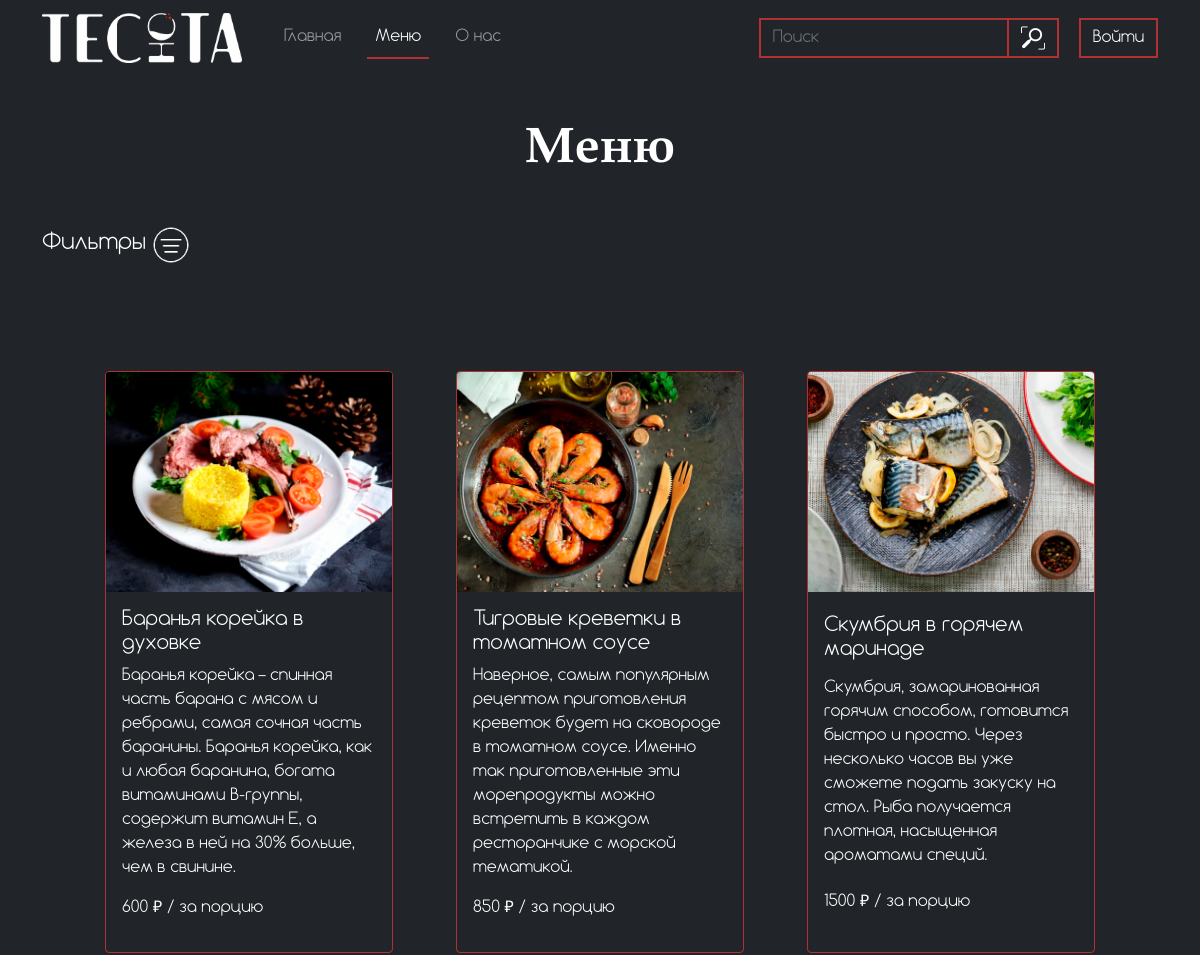
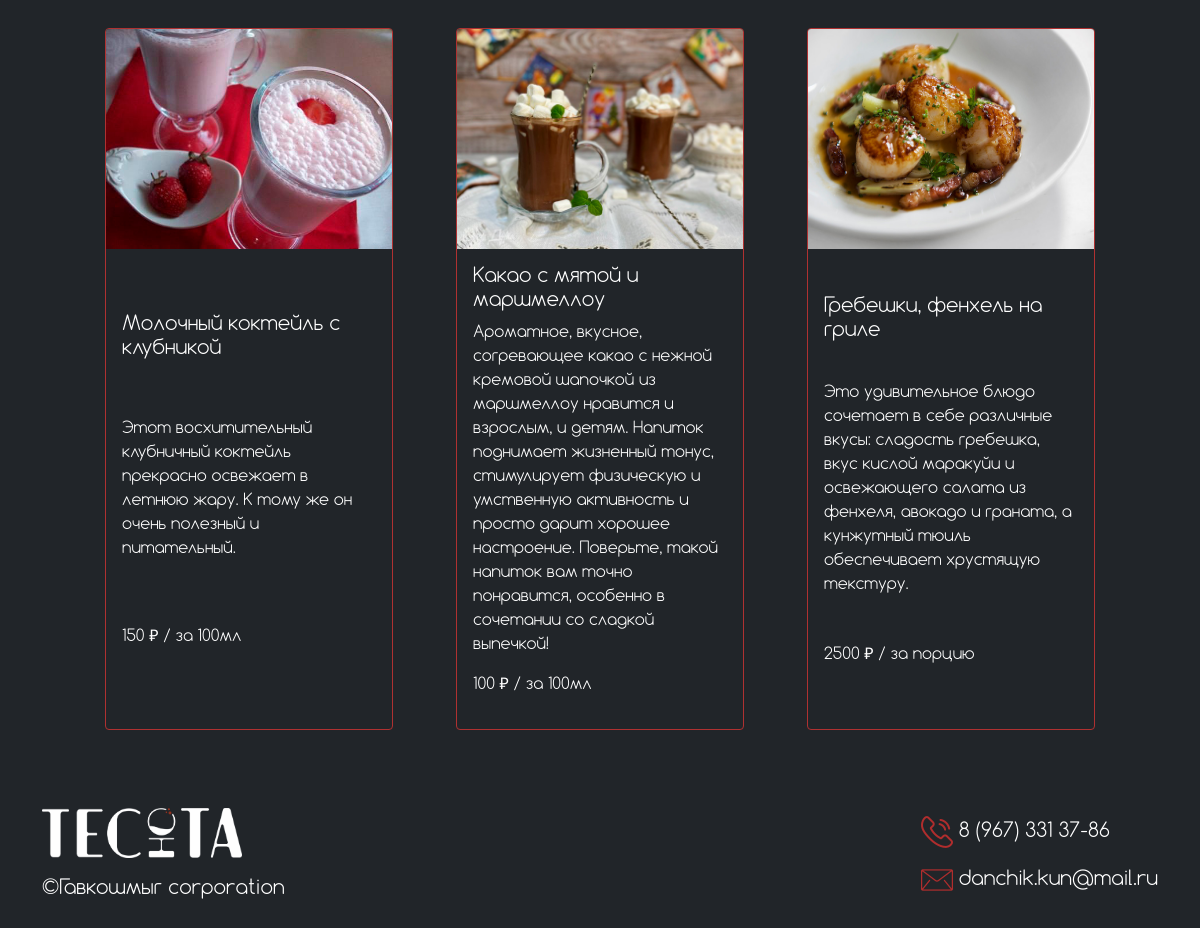
Screenshot of /output/menu with the database file from the repository (2 pictures, top to bottom).
### tables this page shows
CREATE TABLE `menu` (
  `id` int NOT NULL,
  `name` varchar(50) DEFAULT NULL,
  `img` varchar(500) DEFAULT NULL,
  `discription` varchar(500) DEFAULT NULL,
  `price` int DEFAULT NULL,
  `type` varchar(100) DEFAULT NULL
);

### output/menu.php (the view, shortened to what this page needs)
<!DOCTYPE html>
<html lang="ru">
<head>
    <link href="https://cdn.jsdelivr.net/npm/bootstrap@5.0.2/dist/css/bootstrap.min.css" rel="stylesheet">
    <link rel="stylesheet" href="../css/menu.css">
    <link rel="stylesheet" href="../css/style.css">
</head>
<body class="bg-dark">
<?php
  if(!$_SESSION['user'] && !$_SESSION['admin']){ ?>
    <header>
    <nav class="navbar navbar-expand-lg navbar-dark" id="navheader">
        <div class="container">
          <a class="navbar-brand" href="./index">
              <img src="../images/logo.png" class="img-fluid" style="width: 200px;" alt="">
            </a>
          <div class="collapse navbar-collapse" id="navbarSupportedContent">
            <ul class="navbar-nav me-auto mb-2 mb-lg-0">
              <li class="nav-item">
                <a class="nav-link" aria-current="page" href="./index">Главная</a>
              </li>
              <li class="nav-item">
                <a class="nav-link active" href="./menu">Меню</a>
              </li>
              <li class="nav-item">
                <a class="nav-link" href="./about_us">О нас</a>
              </li>
            </ul>
            <form class="d-flex" action="../output/search_res" method="GET">
                <input class="form-control me-2 search" style="width: 250px;" type="search" name="search" placeholder="Поиск" aria-label="Поиск">
                <button class="btn" style="margin-right: 20px; margin-left: -10px;" type="submit"><img src="../images/search.png" alt=""></button>
            </form>
            <button type="button" class="btn" data-bs-toggle="modal" data-bs-target="#exampleModalToggle">
                Войти
            </button>
          </div>
        </div>
      </nav>
  </header> <?
  }
?>
<section class="menu">
  <div class="container">
  <h1 style="text-align: center; font-size: 50px; margin-bottom: 50px">Меню</h1>
    <div class="sort">
      <div onclick="click4()" class="first-div-sort">
        <p>Фильтры</p>
        <img src="/images/filter.png" alt="">
      </div>
    </div>
    <div class="d-flex" style="flex-wrap: wrap; justify-content: space-evenly">
      <?
        require '../functions/connect.php';
        $sql = $connect->query("SELECT * FROM `menu`");
        while($row = $sql->fetch(PDO::FETCH_ASSOC)){
          ?>
            <div id="<?=$row['type']?>" class="card bg-dark" style="width: 18rem;">
              <img src="<?='/'.$row['img']?>" height="220px" class="card-img-top" alt="...">
              <div class="card-body card-style">
                <h5 class="card-title"><?=$row['name']?></h5>
                <p class="card-text"><?=$row['discription']?></p>
                <div style="display: flex;justify-content: space-between;align-items: baseline;">
                  <p class="card-price"><?=$row['price']?> ₽ / <?
                    if($row['type'] == 'drinks'){
                      echo 'за 100мл';
                    }else{
                      echo 'за порцию';
                    }
                  ?></p>
                </div>
              </div>
            </div>
          <?
        }
      ?>
    </div>
  </div>
</section>
<footer>
      <nav class="navbar footer_navbar navbar-light bg-dark">
        <div class="container">
          <li>
            <a class="navbar-brand" href="#"><img style="margin-bottom: 16px;" src="../images/logo.png" width="200px" alt=""></a>
            <p class="lead">©Гавкошмыг corporation</p>
          </li>
          <li>
            <p class="lead"><img src="../images/-.png" alt=""> 8 (967) 331 37-86</p>
            <p class="lead"><img src="../images/mail.png" alt="">  danchik.kun@mail.ru</p>
          </li>
        </div>
      </nav>
      </footer>
</body>
</html>

### css/menu.css (style rules this page uses)
* { list-style-type: none; margin: 0; padding: 0; }
h5 { color: white; }
.card { border: 1px #AF3131 solid; }
.menu { margin-top: 5vh; }
.card { position: relative; z-index: 2; }
.sort { color: white; }
.first-div-sort { display: flex; flex-direction: row; }
.first-div-sort p { font-size: 22.5px; }
.first-div-sort img { margin-left: 0.5vw; width: 38px; height: 38px; }
.card { margin-bottom: 30px; }
.card-style { display: flex; flex-direction: column; justify-content: space-evenly; }

### css/style.css (style rules this page uses)
* { list-style-type: none; margin: 0; padding: 0; font-family: 'Comfortaa'; }
.nav-link { margin-left: 1.5vw; }
.search { background-color: transparent; border: #AF3131 2px solid; border-radius: 0; }
.btn { background-color: transparent; border: #AF3131 2px solid; border-radius: 0; color: white; }
.form-control { background-color: transparent; color: white; border: #AF3131 2px solid; }
.active { border-bottom: #AF3131 2px solid; }
h1 { color: white; font-family: 'Book Antiqua Bold'; }
p { color: white; }
form { color: white; }
.footer_navbar { margin-top: 5vh; }
.card { border: 1px #AF3131 solid; }
.menu { margin-top: 5vh; }
.card { position: relative; z-index: 2; }

### rows the page displays
menu: img (picture), name "Баранья корейка в духовке", discription "Баранья корейка – спинная часть барана с мясом и ребрами, самая сочная часть баранины. Баранья корейка, как и любая баранина, богата витаминами В-группы, содержит витамин Е, а железа в ней на 30% больше, чем в свинине.", price "600", type "за порцию"
menu: img (picture), name "Тигровые креветки в томатном соусе", discription "Наверное, самым популярным рецептом приготовления креветок будет на сковороде в томатном соусе. Именно так приготовленные эти морепродукты можно встретить в каждом ресторанчике с морской тематикой.", price "850", type "за порцию"
menu: img (picture), name "Скумбрия в горячем маринаде", discription "Скумбрия, замаринованная горячим способом, готовится быстро и просто. Через несколько часов вы уже сможете подать закуску на стол. Рыба получается плотная, насыщенная ароматами специй.", price "1500", type "за порцию"
menu: img (picture), name "Молочный коктейль с клубникой", discription "Этот восхитительный клубничный коктейль прекрасно освежает в летнюю жару. К тому же он очень полезный и питательный.", price "150", type "за 100мл"
menu: img (picture), name "Какао с мятой и маршмеллоу", discription "Ароматное, вкусное, согревающее какао с нежной кремовой шапочкой из маршмеллоу нравится и взрослым, и детям. Напиток поднимает жизненный тонус, стимулирует физическую и умственную активность и просто дарит хорошее настроение. Поверьте, такой напиток вам точно понравится, особенно в сочетании со сладкой выпечкой!", price "100", type "за 100мл"
menu: img (picture), name "Гребешки, фенхель на гриле", discription "Это удивительное блюдо сочетает в себе различные вкусы: сладость гребешка, вкус кислой маракуйи и освежающего салата из фенхеля, авокадо и граната, а кунжутный тюиль обеспечивает хрустящую текстуру.", price "2500", type "за порцию"
